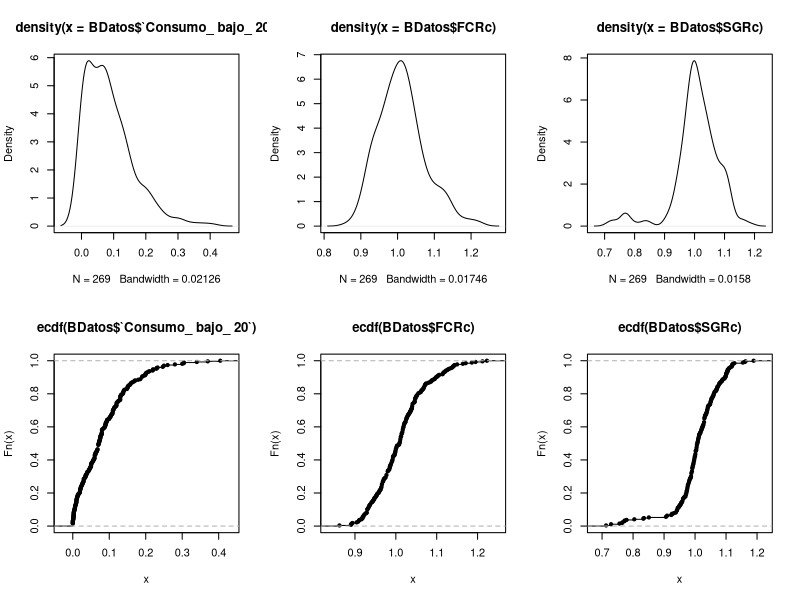
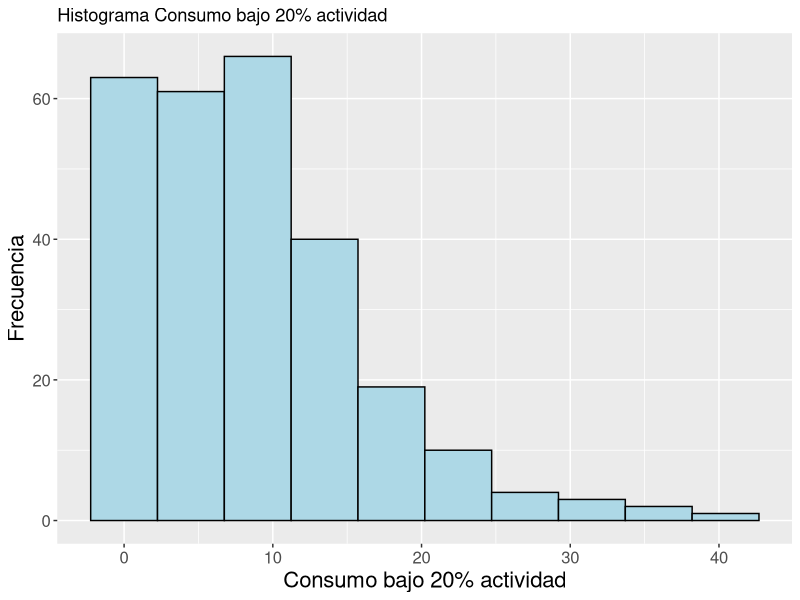
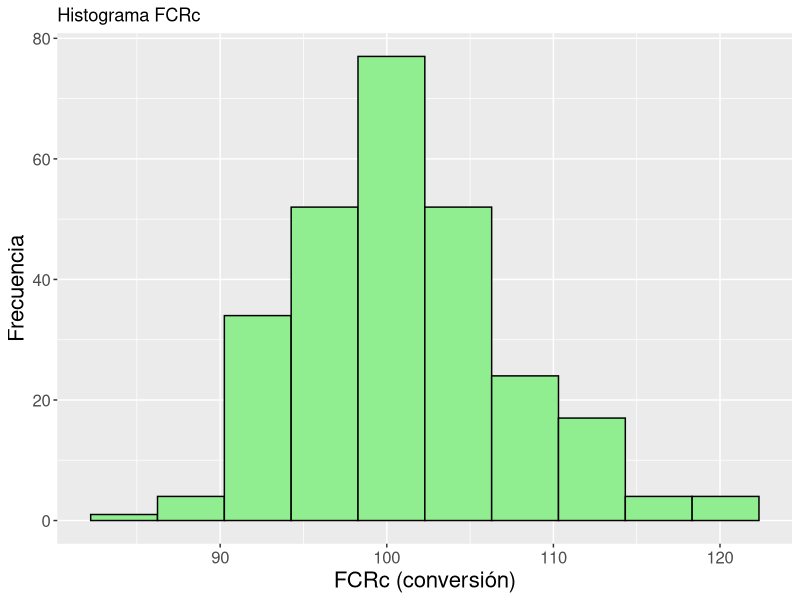
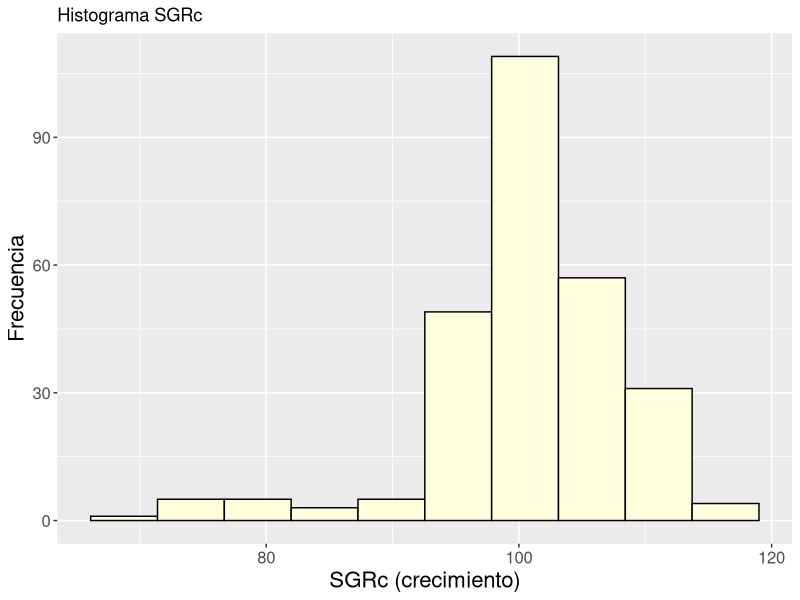
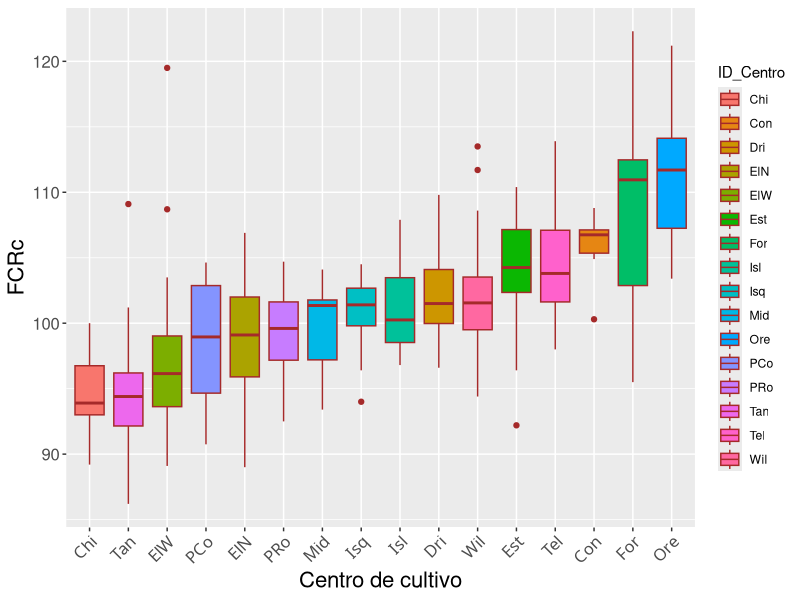
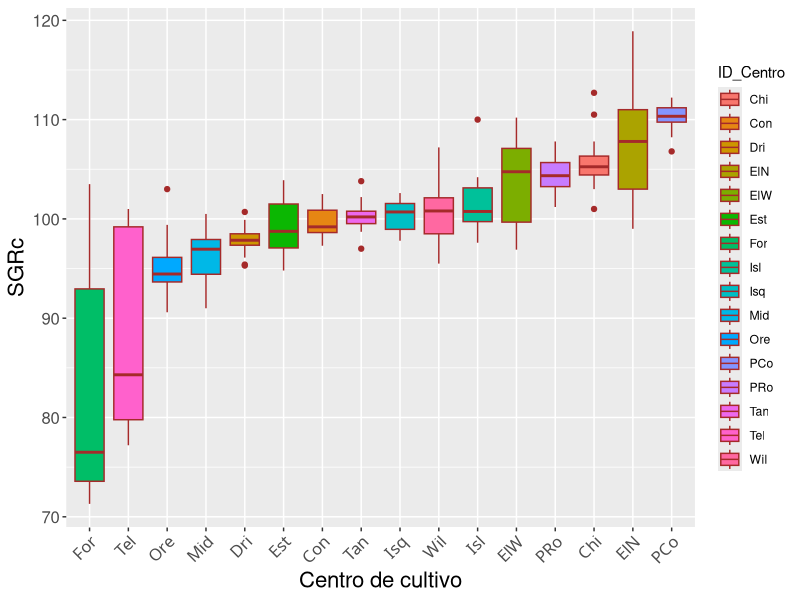
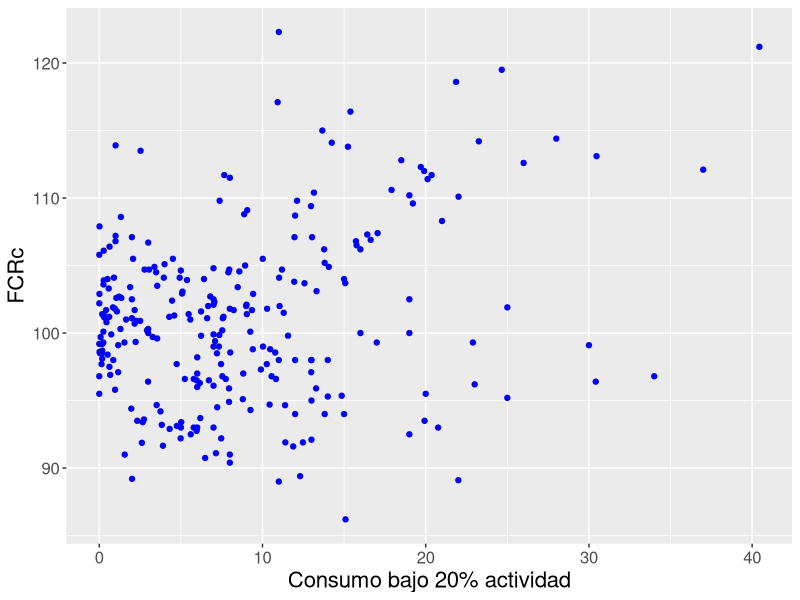
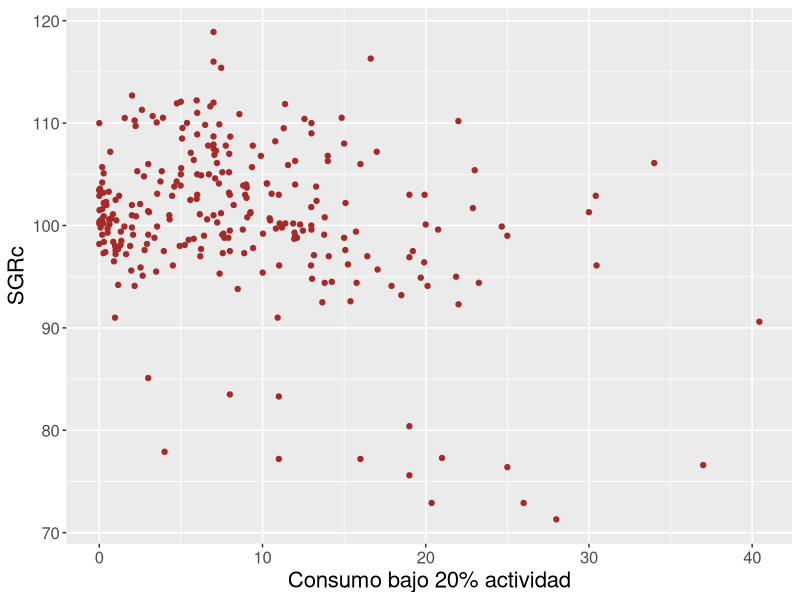

Source code (R) for these figures, in order:
## ---- chunk 1
knitr::opts_chunk$set(echo = TRUE)
knitr::opts_chunk$set(warning = FALSE, message = FALSE) 
library(datasets)
library(ggplot2)
library(readxl)
library(tidyr)
library(dplyr)
library(lme4)
library(graphics)
library(stats)
library(stringr)
## ---- chunk 2
read_excel("Base_Datos_Cons_FCR_SGR.xlsx")
BDatos <-read_excel("Base_Datos_Cons_FCR_SGR.xlsx")
## ---- chunk 3
summary(BDatos)
## ---- chunk 4
BDatos$Year_class <- as.factor(BDatos$Year_class)
BDatos$`Fecha_cosecha` <- as.factor(BDatos$`Fecha_cosecha`)
BDatos$Jaula <-as.factor(BDatos$Jaula)
BDatos$Centro <- as.factor (BDatos$Centro)
summary(BDatos)
str(BDatos)
## ---- chunk 5
par(mfrow=c(2,3))
plot (density(BDatos$`Consumo_ bajo_ 20`))
plot (density(BDatos$FCRc))
plot (density(BDatos$SGRc))
plot (ecdf(BDatos$`Consumo_ bajo_ 20`))
plot (ecdf(BDatos$FCRc))
plot (ecdf(BDatos$SGRc))
## ---- chunk 6
BDatos_mod <-BDatos %>% mutate(Consumo_20=`Consumo_ bajo_ 20` *100 , FCRc_porc=FCRc*100, SGRc_porc=SGRc*100) %>% select (Year_class, Centro, Consumo_20, FCRc_porc,SGRc_porc)
summary (BDatos_mod)
str(BDatos_mod)
## ---- chunk 7
Mi_gráfico = theme(axis.title.x = element_text(size = 16), axis.text.x = element_text(size = 12), axis.title.y = element_text(size = 16), axis.text.y = element_text(size = 12))
Mi_gráfico_2 = theme(axis.title.x = element_text(size = 16), axis.text.x = element_text(angle =45 , vjust= 1,0 , hjust= 1,0, size = 12), axis.title.y = element_text(size = 16), axis.text.y = element_text(size = 12))

## ---- chunk 8
ggplot(BDatos_mod, aes(Consumo_20))+theme_gray()+
  geom_histogram(bins = 10, color= "black",fill="light blue")+
  labs(title="Histograma Consumo bajo 20% actividad", x="Consumo bajo 20% actividad", y="Frecuencia")+ Mi_gráfico
## ---- chunk 9
ggplot(BDatos_mod, aes(FCRc_porc))+theme_gray()+
  geom_histogram(bins = 10, color= "black",fill="light green")+
  labs(title="Histograma FCRc", x="FCRc (conversión)",y="Frecuencia")+ Mi_gráfico
## ---- chunk 10
ggplot(BDatos_mod, aes(SGRc_porc))+theme_gray()+
  geom_histogram(bins = 10, color= "black",fill="light yellow")+
  labs(title="Histograma SGRc", x="SGRc (crecimiento)", 
       y="Frecuencia")+ Mi_gráfico
## ---- chunk 11
BDatos_mod_2 <- BDatos_mod
BDatos_mod_2$Centro <- str_replace_all (BDatos_mod$Centro, c("Elena Norte" = "ElN", "Elena Weste"="ElW", "Punta Cola"= "PCo", "Punta Rouse"= "PRo"))
BDatos_mod_2 <- BDatos_mod_2 %>% mutate (ID_Centro= substr(Centro,1,3))
## ---- chunk 12
ggplot(BDatos_mod_2 , aes(x=reorder(ID_Centro , FCRc_porc) , y=FCRc_porc , fill= ID_Centro)) + geom_boxplot(color= "brown") + labs( x="Centro de cultivo", y="FCRc") + Mi_gráfico_2
## ---- chunk 13
ggplot(BDatos_mod_2 , aes(x= reorder(ID_Centro ,SGRc_porc), y=SGRc_porc ,fill=ID_Centro)) +
    geom_boxplot(color= "brown") + labs( x="Centro de cultivo" , y="SGRc")+ Mi_gráfico_2
## ---- chunk 14
ggplot(BDatos_mod , aes(x= Consumo_20 , y=FCRc_porc)) +
    geom_point(color= "blue") + labs( x="Consumo bajo 20% actividad" , y="FCRc")+ Mi_gráfico
## ---- chunk 15
ggplot(BDatos_mod , aes(x= Consumo_20 , y=SGRc_porc)) +
    geom_point (color= "brown") + labs( x="Consumo bajo 20% actividad" , y="SGRc")+ Mi_gráfico
## ---- chunk 16
BDatos_mod %>% group_by(Centro) %>% summarise(Consumo20_prom = mean(Consumo_20), FCRc_prom = mean(FCRc_porc), SGRc_prom =mean(SGRc_porc))   
BDatos_gcentro <- BDatos_mod %>% group_by(Centro) %>% summarise(Consumo20_prom = mean(Consumo_20), FCRc_prom = mean(FCRc_porc), SGRc_prom =mean(SGRc_porc))   

## ---- chunk 17
BDatos_gcentro %>% filter(Consumo20_prom > 12)%>%arrange(-Consumo20_prom)
BDatos_top <- BDatos_gcentro %>% filter(Consumo20_prom > 12)%>%arrange (-Consumo20_prom)

## ---- chunk 18
 ggplot(BDatos_mod , aes(x= Consumo_20 , y=FCRc_porc))+ geom_smooth(method = "lm",  se= TRUE , color= "blue") + Mi_gráfico
## ---- chunk 19
 ggplot(BDatos_mod , aes(x= Consumo_20 , y=SGRc_porc))+ geom_smooth(method = "lm", se= TRUE, color= "red")  + Mi_gráfico
## ---- chunk 20
cor(BDatos_mod$Consumo_20 , BDatos_mod$FCRc_porc)
cor(BDatos_mod$Consumo_20 , BDatos_mod$SGRc_porc)
## ---- chunk 21
head(BDatos_top)
## ---- chunk 22
cor(BDatos_top$Consumo20_prom , BDatos_top$FCRc_prom)
cor(BDatos_top$Consumo20_prom , BDatos_top$SGRc_prom)
